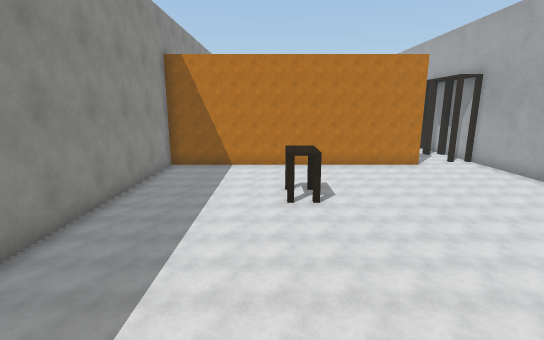
[1] (above)

20 first-person views from a walk through a world built for the Webots simulator. The camera is 1.3 m above the floor, tilts 12° down and sees 85° across. Doors are drawn as open doorways. The floor is counted in squares, 0.5 m on a side. Each view is taken from the middle of a square. On the plan, view 1 faces up. The plan holds only what a view shows up to about 19 squares ahead; the rest is blank. Robots are left out. Webots' stock objects and surfaces are drawn as simple stand-ins.

[2]
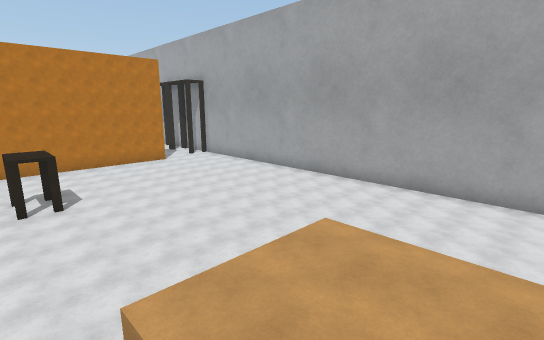

[3]
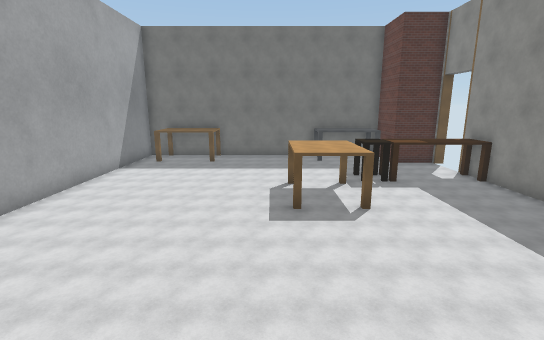

[4]
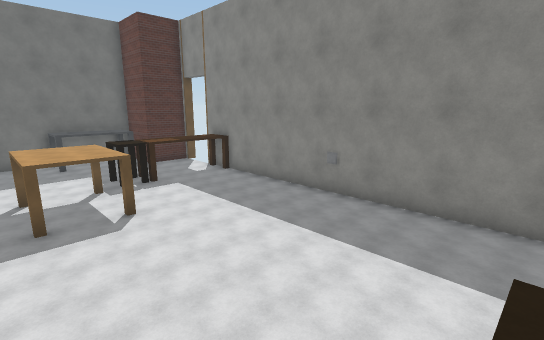

[5]
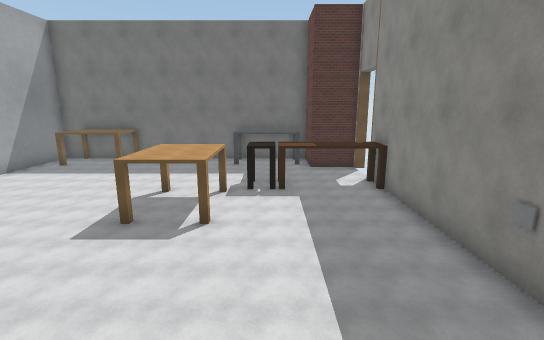

[6]
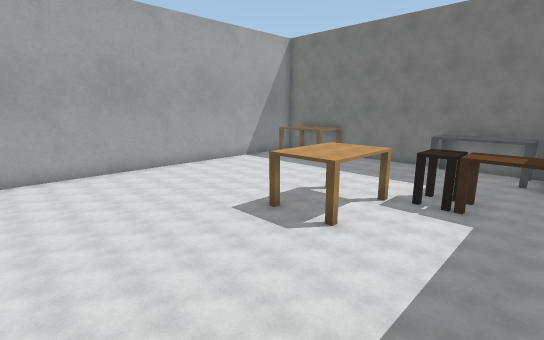

[7]
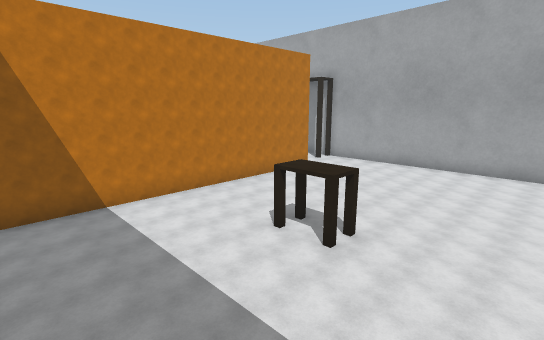

[8]
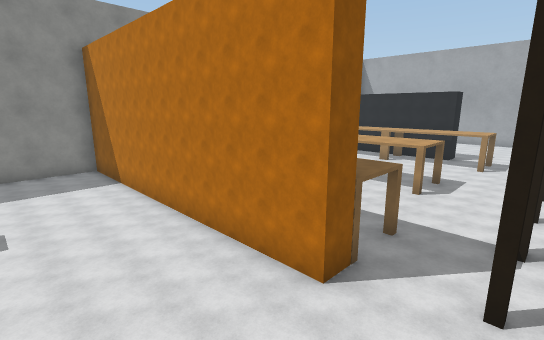

[9]
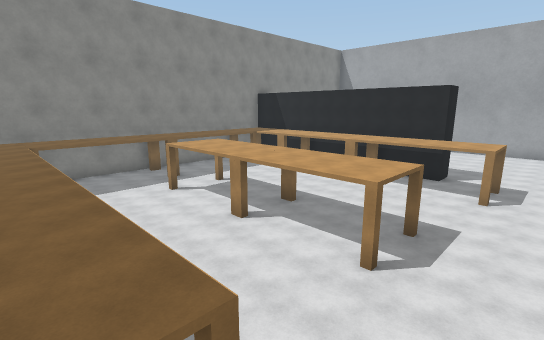

[10]
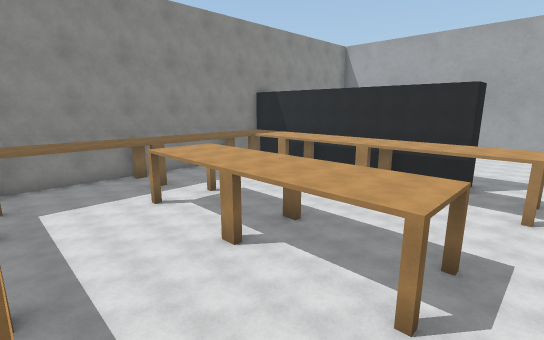

[11]
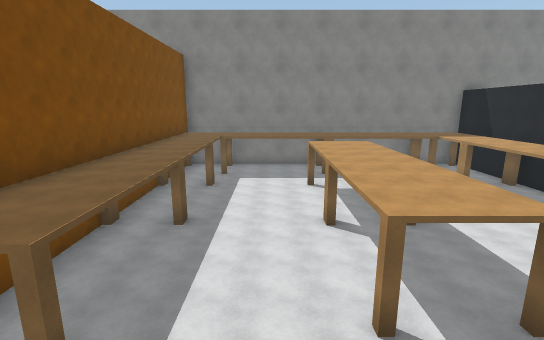

[12]
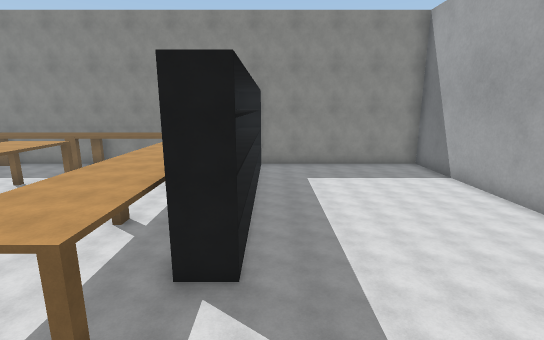

[13]
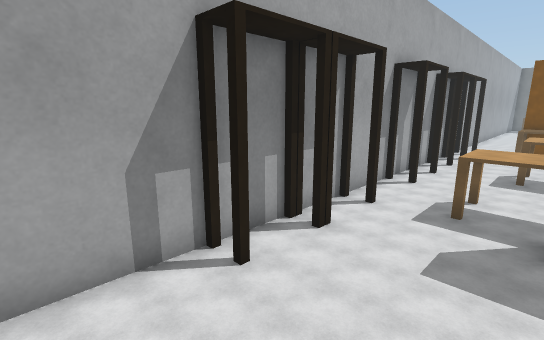

[14]
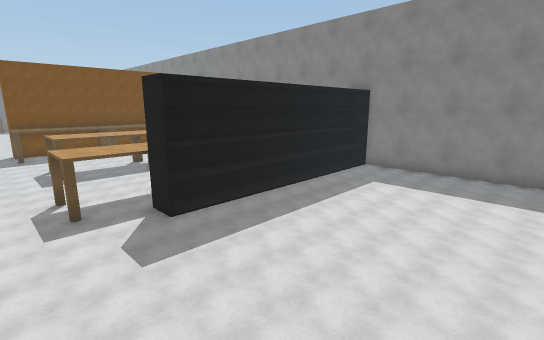

[15]
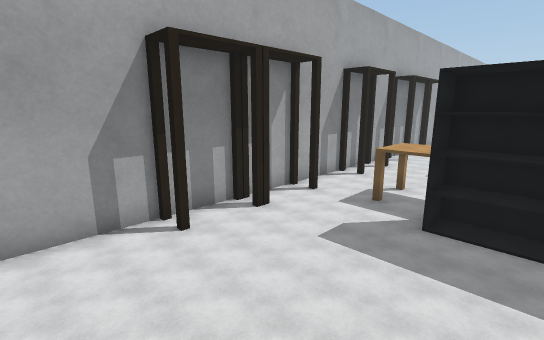

[16]
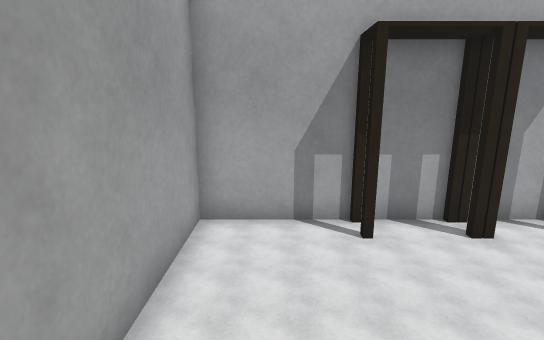

[17]
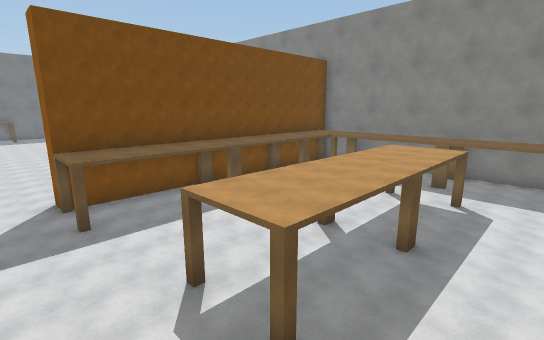

[18]
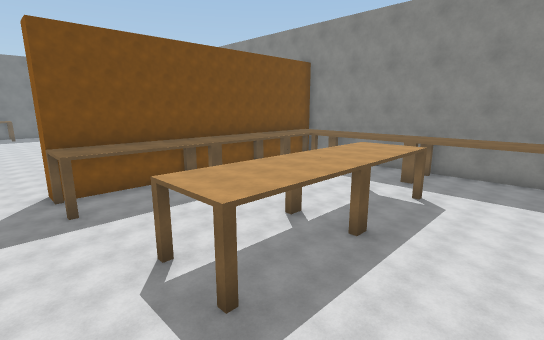

[19]
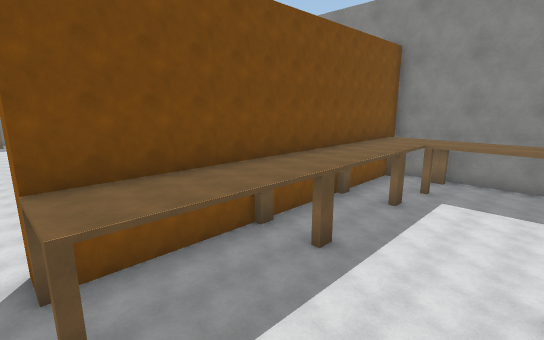

[20]
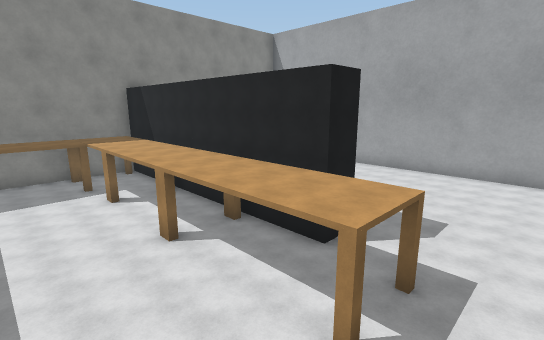

### Floor plan
Points are (right, up) in squares from view 1. A wall is a line through its corners. A room is listed if a view was taken in it or the views show most of it. See-through windows are left out.
Room 1 (views 1, 2, 3, 4, 5, 6, 7, 8)
walls: (6.7, 13.4) (-4.6, 13.4) (-4.6, -3.9); (0.4, -8.2) (6.5, -8.2); (-4.6, -5.9) (-2.7, -5.9) (-2.7, -8.2) (-1.4, -8.2); (8.4, -8.2) (9.6, -8.2) (9.6, 13.5)
ways out: opening at (8, 14) to room 2; open door at (-5, -4.5)
objects: grey panel (-5, 3); table (-4, -3) to (-2, -2); table (-2, -8) to (0, -7); table (-1, -3) to (0, -2); table (1, -2) to (2, 0); table (1, 8) to (1, 9); table (6, -8) to (8, -6)
Room 2 (views 9, 10, 11, 12, 13, 14, 15, 16, 17, 18, 19, 20)
walls: (9.6, 13.5) (9.6, 34.7) (-4.6, 34.7) (-4.6, 14.2) (6.7, 14.2) (6.7, 13.4)
ways out: opening at (8, 14) to room 1
objects: table (-4, 15) to (-1, 16); table (-4, 17) to (-3, 20); table (-4, 21) to (-3, 24); table (-4, 25) to (-2, 26); shelf (-4, 27) to (5, 27); table (-1, 19) to (2, 21); table (-1, 25) to (2, 26); table (0, 15) to (2, 16); table (3, 15) to (6, 16); table (3, 19) to (6, 21); table (3, 25) to (6, 26); table (9, 14); table (9, 17); table (9, 19); table (9, 21); table (9, 23); table (9, 26); table (9, 29); table (9, 31)

Where each view was taken, in squares from view 1:
view 1: 0 up, 0 right, facing up
view 2: 1 down, 0 right, facing up-right
view 3: 8 up, 3 right, facing down
view 4: 8 up, 3 right, facing down-left
view 5: 7 up, 1 left, facing down
view 6: 6 up, 3 left, facing down-right
view 7: 5 up, 4 left, facing up-right
view 8: 10 up, 9 right, facing up-left
view 9: 15 up, 8 right, facing up-left
view 10: 16 up, 7 right, facing up-left
view 11: 18 up, 9 right, facing left
view 12: 28 up, 9 right, facing left
view 13: 34 up, 5 right, facing down-right
view 14: 34 up, 8 right, facing down-left
view 15: 34 up, 3 right, facing down-right
view 16: 33 up, 3 right, facing right
view 17: 23 up, 8 right, facing down-left
view 18: 24 up, 8 right, facing down-left
view 19: 19 up, 7 right, facing down-left
view 20: 22 up, 8 right, facing up-left
